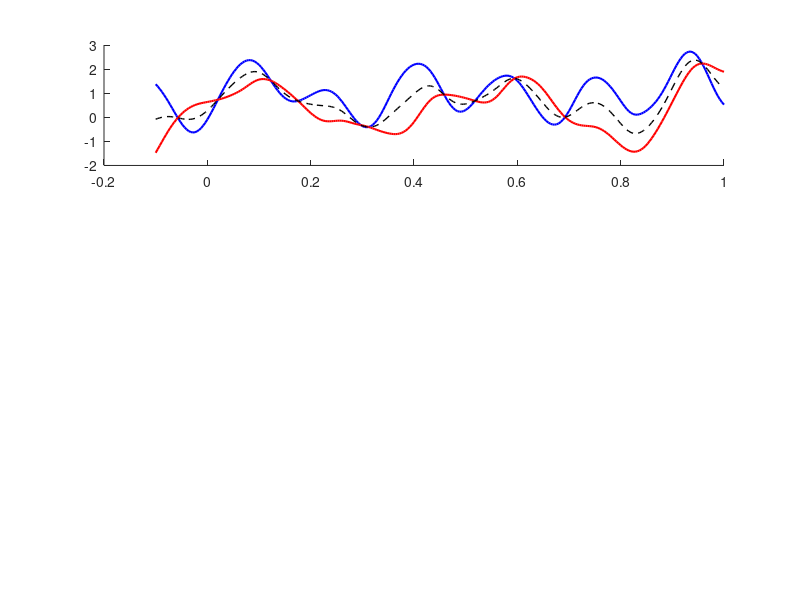

Recreate this plot in MATLAB. (Note: this script raises an error after producing the figure.)
clear; clc; close all;

% Load Student 2 data
load('data/student2.mat');
fs = 250;
num_channels = 14; 

% Event codes: 4 (Congruent), 5 (Incongruent), 1 (Correct), 0 (Incorrect)
epoch_sec = [-0.1 1.0];
epoch_samps = round(epoch_sec * fs); 
t_axis = linspace(epoch_sec(1), epoch_sec(2), diff(epoch_samps)+1);
base_samps = round(0.1 * fs);

% Filter 7Hz Low Pass
[b, a] = butter(2, 7/(fs/2), 'low');

sum_cong = 0; 
n_cong = 0;
sum_incong = 0; 
n_incong = 0;

% Trigger Indices
trigs = marks;
times = marksamples;

RT_cong = [];
RT_incong = [];

for i = 1:length(trigs)-1
    code = trigs(i);
    next_code = trigs(i+1);
    
    if (code == 4 || code == 5) && next_code == 1
        rt = (times(i+1) - times(i)) / fs;
        
        % Extract Epoch
        idx_start = times(i) + epoch_samps(1);
        idx_end = times(i) + epoch_samps(2);
        
        if idx_start > 0 && idx_end <= length(eegmu2)
            raw_epoch = eegmu2(idx_start:idx_end, :);
            baseline = mean(raw_epoch(1:base_samps, :), 1);
            epoch_bc = raw_epoch - baseline;
            
            % Accumulate for averaging
            if code == 4
                sum_cong = sum_cong + epoch_bc;
                n_cong = n_cong + 1;
                RT_cong = [RT_cong, rt];
            elseif code == 5
                sum_incong = sum_incong + epoch_bc;
                n_incong = n_incong + 1;
                RT_incong = [RT_incong, rt];
            end
        end
    end
end

% Calculate Grand Averages
avg_cong = sum_cong / n_cong;
avg_incong = sum_incong / n_incong;
avg_joint = (sum_cong + sum_incong) / (n_cong + n_incong);

% Filter the Averages
avg_cong_filt = filtfilt(b, a, avg_cong);
avg_incong_filt = filtfilt(b, a, avg_incong);
avg_joint_filt = filtfilt(b, a, avg_joint);

%% Plots

figure('Name','VSTM ERPs');
ch_plot = [2, 5, 8];
labels = {'Fz', 'Cz', 'Pz'};

for k=1:3
    subplot(3,1,k); hold on;
    plot(t_axis, avg_cong_filt(:, ch_plot(k)), 'b', 'LineWidth', 1.5);
    plot(t_axis, avg_incong_filt(:, ch_plot(k)), 'r', 'LineWidth', 1.5);
    plot(t_axis, avg_joint_filt(:, ch_plot(k)), 'k--', 'LineWidth', 1);
    xline(0, 'k-');
    title(['VSTM P300 - Channel ' labels{k}]);
    legend('Congruent','Incongruent','Joint');
    grid on; xlim([-0.1 1.0]);
end
saveas(gcf, 'VSTM_ERPs.png');

%% Topograms

t_idx = find(t_axis >= 0.25 & t_axis <= 0.40);

% Find max peak in this window for each channel
peaks_cong = max(avg_cong_filt(t_idx, :), [], 1);
peaks_incong = max(avg_incong_filt(t_idx, :), [], 1);
peaks_joint = max(avg_joint_filt(t_idx, :), [], 1);

figure('Name', 'VSTM Topograms');
subplot(1,3,1); draw_topogram2(peaks_cong');
title('Congruent', FontSize=16);

subplot(1,3,2); draw_topogram2(peaks_incong');
title('Incongruent', FontSize=16);

subplot(1,3,3); draw_topogram2(peaks_joint');
title('Joint', FontSize=16);

saveas(gcf, 'VSTM_Topos.png');

%% Behavioral Metrics

fprintf('=== Student 2 Behavioral ===\n');
fprintf('Congruent: RT = %.3f ± %.3f s\n', mean(RT_cong), std(RT_cong));
fprintf('Incongruent: RT = %.3f ± %.3f s\n', mean(RT_incong), std(RT_incong));

total_cong = sum(trigs == 4);
total_incong = sum(trigs == 5);

fprintf('Accuracy Congruent: %.2f%%\n', (n_cong/total_cong)*100);
fprintf('Accuracy Incongruent: %.2f%%\n', (n_incong/total_incong)*100);